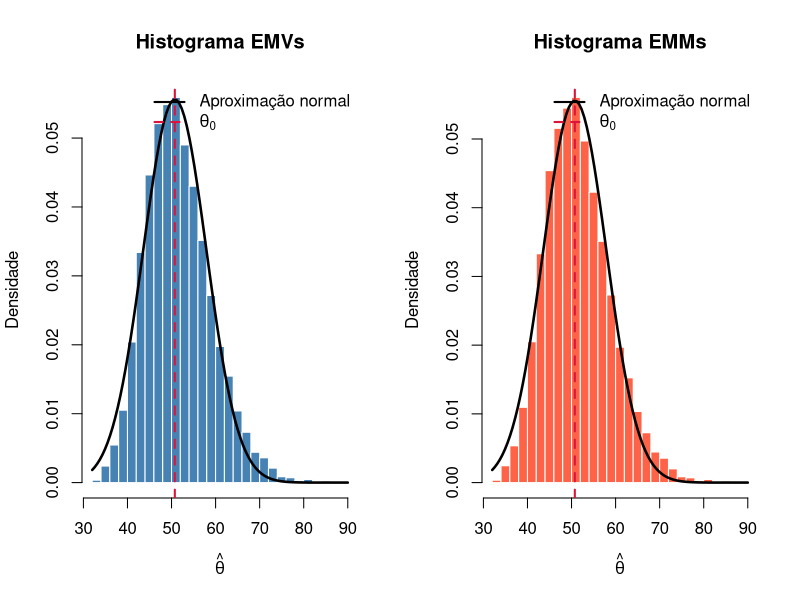

This chart was generated by the following R code:
## ---- chunk 1
#| label: fig-prop-est-emv-emm-beta-r
#| fig-cap: 'Distribuições simuladas dos EMVs e EMMs para $X\sim\mathrm{Beta}(\theta,1)$'
set.seed(10)
n <- 50
M <- 10000

estimador_mv <- function(obs) -n / sum(log(obs))
estimador_mm <- function(obs) {
  media <- mean(obs)
  media / (1 - media)
}

theta0 <- runif(1, min = 0, max = 100)
MVs <- numeric(M)
MMs <- numeric(M)
for (i in seq_len(M)) {
  xsim <- rbeta(n, shape1 = theta0, shape2 = 1)
  MVs[i] <- estimador_mv(xsim)
  MMs[i] <- estimador_mm(xsim)
}

variancia_mv <- function(theta) theta^2 / n
variancia_mm <- function(theta) {
  theta * (theta + 1)^2 / ((theta + 2) * n)
}

desvio_mv <- sqrt(variancia_mv(theta0))
desvio_mm <- sqrt(variancia_mm(theta0))

op <- par(mfrow = c(1, 2))
hist(MVs, breaks = 40, probability = TRUE, col = "steelblue",
     border = "white", main = "Histograma EMVs",
     xlab = expression(hat(theta)), ylab = "Densidade")
curve(dnorm(x, mean = theta0, sd = desvio_mv), add = TRUE,
      lwd = 2.5, col = "black")
abline(v = theta0, col = "#DC143C", lwd = 2, lty = 2)
legend("topright", legend = c("Aproximação normal", expression(theta[0])),
       col = c("black", "#DC143C"), lwd = 2, lty = c(1, 2), bty = "n")

hist(MMs, breaks = 40, probability = TRUE, col = "tomato",
     border = "white", main = "Histograma EMMs",
     xlab = expression(hat(theta)), ylab = "Densidade")
curve(dnorm(x, mean = theta0, sd = desvio_mm), add = TRUE,
      lwd = 2.5, col = "black")
abline(v = theta0, col = "#DC143C", lwd = 2, lty = 2)
legend("topright", legend = c("Aproximação normal", expression(theta[0])),
       col = c("black", "#DC143C"), lwd = 2, lty = c(1, 2), bty = "n")
par(op)

qMM <- qnorm(0.25, mean = theta0, sd = desvio_mm)
qMV <- qnorm(0.25, mean = theta0, sd = desvio_mv)
cat("theta0:", theta0, "\n")
cat("Viés simulado MM:", mean(MMs) - theta0, "\n")
cat("EQM simulado MM:", mean((MMs - theta0)^2), "\n")
cat("Viés simulado MV:", mean(MVs) - theta0, "\n")
cat("EQM simulado MV:", mean((MVs - theta0)^2), "\n")
cat(sprintf("P(NormalMM > qMM = %.4f) = %.2f\n", qMM,
            pnorm(qMM, mean = theta0, sd = desvio_mm, lower.tail = FALSE)))
cat(sprintf("P(NormalMV > qMV = %.4f) = %.2f\n", qMV,
            pnorm(qMV, mean = theta0, sd = desvio_mv, lower.tail = FALSE)))
cat("Proporção simulada MM > qMM:", mean(MMs > qMM), "\n")
cat("Proporção simulada MV > qMV:", mean(MVs > qMV), "\n")
